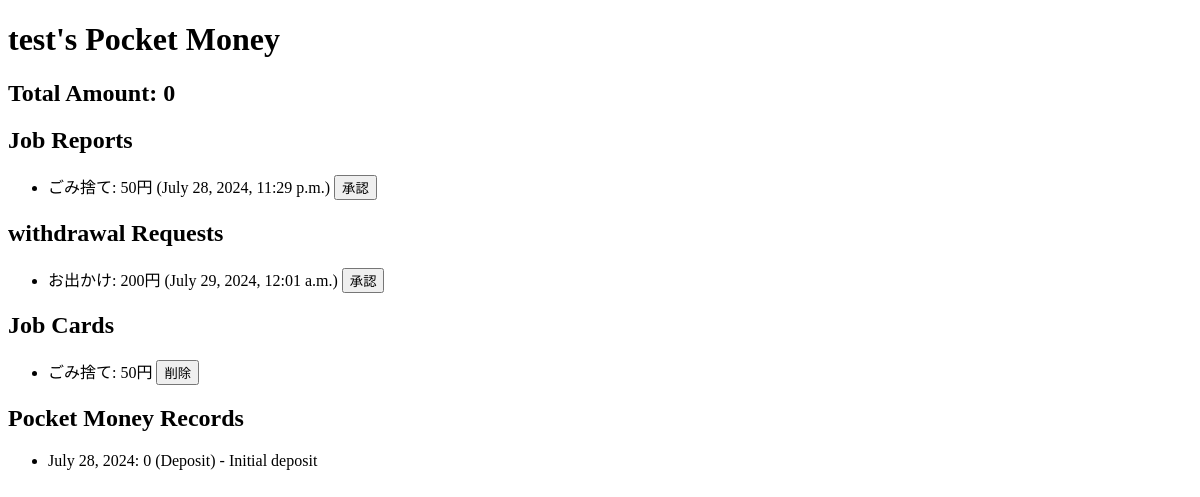
/child/24/ (signed in), run on an earlier commit of the app's database.
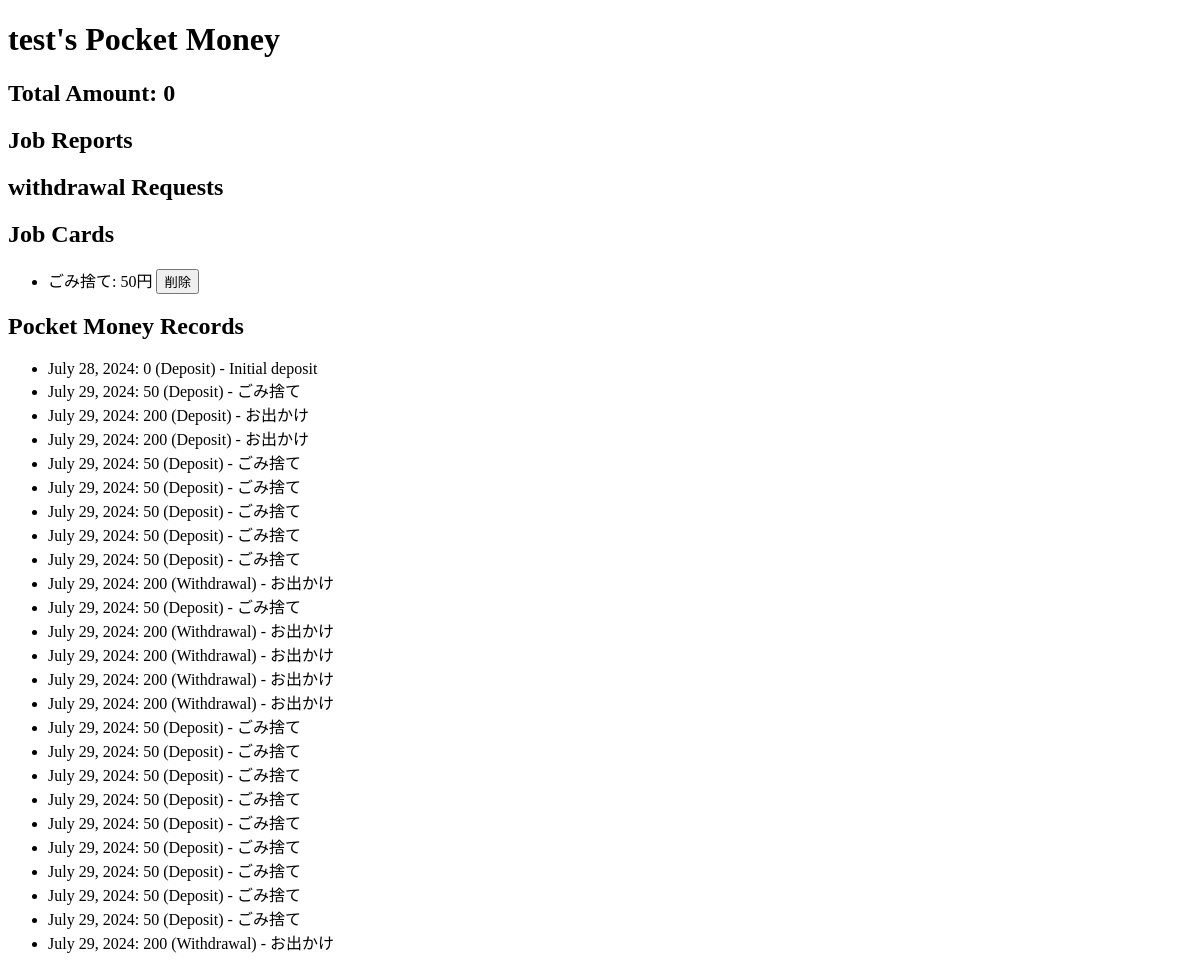
And on a later commit of the database.
### children_bank_app/models.py (models this page shows, shortened)
class JobReport(models.Model):
    job_name = models.CharField(max_length=100, blank=False, null=False)
    money = models.DecimalField(max_digits=10, decimal_places=0)
    group = models.CharField(max_length=100, blank=True, null=True)
    reported_by = models.ForeignKey(User, on_delete=models.CASCADE)
    reported_at = models.DateTimeField(auto_now_add=True)
    status = models.CharField(max_length=20, default='Pending')

class WithdrawalRequest(models.Model):
    title = models.CharField(max_length=100, blank=False, null=False)
    money = models.DecimalField(max_digits=10, decimal_places=0)
    group = models.CharField(max_length=100, blank=True, null=True)
    reported_by = models.ForeignKey(User, on_delete=models.CASCADE)
    reported_at = models.DateTimeField(auto_now_add=True)
    status = models.CharField(max_length=20, default='Pending')

class JobCard(models.Model):
    child = models.ForeignKey(User, on_delete=models.CASCADE, related_name='job_card')
    group = models.CharField(max_length=100, blank=True, null=True)
    job_name = models.CharField(max_length=100, blank=False, null=False)
    money = models.DecimalField(max_digits=10, decimal_places=0)
    job_image = models.ImageField(upload_to='job_pictures/', blank=True, null=True)

class PocketMoney(models.Model):
    DEPOSIT = 'deposit'
    WITHDRAWAL = 'withdrawal'
    TRANSACTION_TYPES = [
        (DEPOSIT, 'Deposit'),
        (WITHDRAWAL, 'Withdrawal'),
    ]
    child = models.ForeignKey(User, on_delete=models.CASCADE, related_name='pocket_money')
    group = models.CharField(max_length=100, blank=True, null=True)
    amount = models.DecimalField(max_digits=10, decimal_places=0)
    date = models.DateField()
    transaction_type = models.CharField(max_length=10, choices=TRANSACTION_TYPES)
    memo = models.TextField(blank=True, null=True)

### children_bank_app/views.py (the view)
# urls.py: path('child/<int:child_id>/', child_pocket_money_view, name='child_pocket_money'),
@login_required
def child_pocket_money_view(request, child_id):
    child = get_object_or_404(User, id=child_id)
    pocket_money_records = PocketMoney.objects.filter(child=child)
    total_amount = pocket_money_records.aggregate(
        total=Sum(
            Case(
                When(transaction_type=PocketMoney.DEPOSIT, then='amount'),
                When(transaction_type=PocketMoney.WITHDRAWAL, then=-1 * F('amount')),
                output_field=IntegerField()
            )
        )
    )['total']
    job_cards = JobCard.objects.filter(child=child)
    job_reports = JobReport.objects.filter(reported_by=child)
    withdrawal_requests = WithdrawalRequest.objects.filter(reported_by=child)
    return render(request, 'child_pocket_money.html', {
        'child': child,
        'pocket_money_records': pocket_money_records,
        'total_amount': total_amount,
        'job_cards': job_cards,
        'job_reports': job_reports,
        'withdrawal_requests': withdrawal_requests,
    })

### children_bank_app/templatetags/custom_filters.py (called while the page is built)
@register.filter
def to_int(value):
    try:
        return int(value)
    except (ValueError, TypeError):
        return 0

### templates/child_pocket_money.html (shortened to what this page needs)
{% load custom_filters %}
<!DOCTYPE html>
<html>
<head>
</head>
<body>
    <h1>{{ child.username }}'s Pocket Money</h1>
    <h2>Total Amount: {{ total_amount | to_int }}</h2>
    <h2>Job Reports</h2>
    <ul>
        {% for report in job_reports %}
            <li>
                {{ report.job_name }}: {{ report.money }}円 ({{ report.reported_at }})
                <form action="{% url 'approval_job_request' report.id %}" method="post" style="display:inline;">
                    <button type="submit">承認</button>
                </form>
            </li>
        {% endfor %}
    </ul>
    <h2>withdrawal Requests</h2>
    <ul>
        {% for request in withdrawal_requests %}
            <li>
                {{ request.title }}: {{ request.money }}円 ({{ request.reported_at }})
                <form action="{% url 'approval_withdrawal_request' request.id %}" method="post" style="display:inline;">
                    <button type="submit">承認</button>
                </form>
            </li>
        {% endfor %}
    </ul>
    <h2>Job Cards</h2>
    <ul>
        {% for job in job_cards %}
            <li>
                {{ job.job_name }}: {{ job.money }}円
                <form action="{% url 'delete_job_card' job.id %}" method="post" style="display:inline;">
                    <button type="submit">削除</button>
                </form>
            </li>
        {% endfor %}
    </ul>
    <h2>Pocket Money Records</h2>
    <ul>
        {% for record in pocket_money_records %}
            <li>{{ record.date }}: {{ record.amount | to_int }} ({{ record.get_transaction_type_display }}) - {{ record.memo }}</li>
        {% endfor %}
    </ul>
</body>
</html>

What changed in the data, as far as the page shows it:
removed JobReport: job_name "ごみ捨て", money "50", reported_at "July 28, 2024, 11:29 p.m."
removed WithdrawalRequest: title "お出かけ", money "200", reported_at "July 29, 2024, 12:01 a.m."
added PocketMoney: date "July 29, 2024", amount|to_int "50", transaction_type "Deposit", memo "ごみ捨て"
added PocketMoney: date "July 29, 2024", amount|to_int "200", transaction_type "Deposit", memo "お出かけ"
added PocketMoney: date "July 29, 2024", amount|to_int "200", transaction_type "Deposit", memo "お出かけ"
added PocketMoney: date "July 29, 2024", amount|to_int "50", transaction_type "Deposit", memo "ごみ捨て"
added PocketMoney: date "July 29, 2024", amount|to_int "50", transaction_type "Deposit", memo "ごみ捨て"
added PocketMoney: date "July 29, 2024", amount|to_int "50", transaction_type "Deposit", memo "ごみ捨て"
added PocketMoney: date "July 29, 2024", amount|to_int "50", transaction_type "Deposit", memo "ごみ捨て"
added PocketMoney: date "July 29, 2024", amount|to_int "50", transaction_type "Deposit", memo "ごみ捨て"
added PocketMoney: date "July 29, 2024", amount|to_int "200", transaction_type "Withdrawal", memo "お出かけ"
added PocketMoney: date "July 29, 2024", amount|to_int "50", transaction_type "Deposit", memo "ごみ捨て"
added PocketMoney: date "July 29, 2024", amount|to_int "200", transaction_type "Withdrawal", memo "お出かけ"
added PocketMoney: date "July 29, 2024", amount|to_int "200", transaction_type "Withdrawal", memo "お出かけ"
added PocketMoney: date "July 29, 2024", amount|to_int "200", transaction_type "Withdrawal", memo "お出かけ"
added PocketMoney: date "July 29, 2024", amount|to_int "200", transaction_type "Withdrawal", memo "お出かけ"
added PocketMoney: date "July 29, 2024", amount|to_int "50", transaction_type "Deposit", memo "ごみ捨て"
added PocketMoney: date "July 29, 2024", amount|to_int "50", transaction_type "Deposit", memo "ごみ捨て"
added PocketMoney: date "July 29, 2024", amount|to_int "50", transaction_type "Deposit", memo "ごみ捨て"
added PocketMoney: date "July 29, 2024", amount|to_int "50", transaction_type "Deposit", memo "ごみ捨て"
added PocketMoney: date "July 29, 2024", amount|to_int "50", transaction_type "Deposit", memo "ごみ捨て"
added PocketMoney: date "July 29, 2024", amount|to_int "50", transaction_type "Deposit", memo "ごみ捨て"
added PocketMoney: date "July 29, 2024", amount|to_int "50", transaction_type "Deposit", memo "ごみ捨て"
added PocketMoney: date "July 29, 2024", amount|to_int "50", transaction_type "Deposit", memo "ごみ捨て"
added PocketMoney: date "July 29, 2024", amount|to_int "50", transaction_type "Deposit", memo "ごみ捨て"
added PocketMoney: date "July 29, 2024", amount|to_int "200", transaction_type "Withdrawal", memo "お出かけ"
